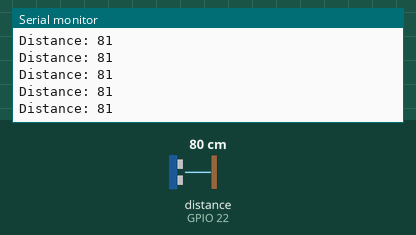
The sketch below on a simulated ESP32. Shown: the last lines printed to the serial monitor. The inputs (shaded band) are chosen by the test bench; at power-on: distance to the obstacle (sensor on GPIO 22) 80 cm. The echo pulse lasts 58.3 µs per cm; WiFi joins after 1.5 s; servers stay silent unless stated; no MQTT or app messages arrive unless stated.

Above: at 2.7 s.
2.8 s: distance to the obstacle (sensor on GPIO 22) set to 2 cm
At 2.83 s:
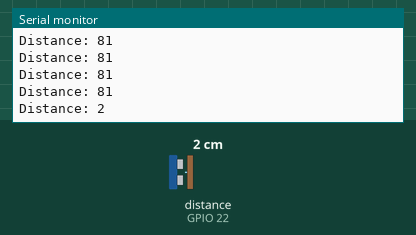
4.3 s: distance to the obstacle (sensor on GPIO 22) set to 18 cm
At 4.34 s:
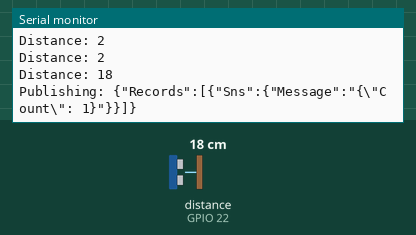
Timing chart, 0 to 7.3 s (numbered marks = the images above; inputs shaded):
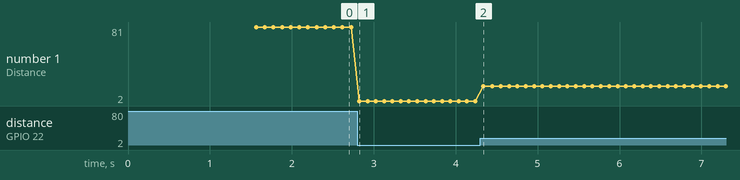

Measured:
- after the input at 2.8 s, the serial monitor: prints a new line at once (image 1)
- after the input at 4.3 s, the serial monitor: prints a new line at once (image 2)
- plotted number 1: 81 → 2 after the input at 2.8 s, 2 → 18 after the input at 4.3 s

The sketch:

aws_iotcore_esp32.ino
```cpp
#include "secrets_example.h" // Include your secrets with AWS credentials
#include <WiFi.h>
#include <WiFiClientSecure.h>
#include <PubSubClient.h>
#include <NewPing.h>

// Configuration for the ultrasonic sensor
#define TRIGGER_PIN  23
#define ECHO_PIN     22
#define COUNT_THRESHOLD 15

NewPing sonar(TRIGGER_PIN, ECHO_PIN, 200); // Ultrasonic sensor setup

// Variables
int pullUpCount = 0;
bool lastState = false;

WiFiClientSecure net; // Create a secure WiFi client
PubSubClient client(net); // Create a PubSub client

void connectAWS() {
    // Connect to Wi-Fi
    WiFi.begin(WIFI_SSID, WIFI_PASSWORD);
    Serial.print("Connecting to Wi-Fi");

    while (WiFi.status() != WL_CONNECTED) {
        delay(500);
        Serial.print("."); // Show connection progress
    }

    Serial.println("Connected to Wi-Fi");

    // Set MQTT broker details
    client.setServer(AWS_IOT_ENDPOINT, 8883); // Set the AWS IoT endpoint

    // Connect to AWS IoT
    while (!client.connected()) {
        Serial.print("Connecting to AWS IoT...");

        // Attempt to connect
        if (client.connect("ESP32Client")) {  // Use a unique client ID
            Serial.println("connected");
        } else {
            Serial.print("failed, rc=");
            Serial.print(client.state()); // Print the connection error code
            Serial.println(" trying again in 5 seconds");
            delay(5000); // Wait 5 seconds before retrying
        }
    }
}

void publishTelemetry(String payload) {
    Serial.print("Publishing: ");
    Serial.println(payload);
    client.publish("pullUpCounter/data", payload.c_str()); // Send the payload as const char*
}

void setup() {
    Serial.begin(115200);
    sonar.ping_cm(); // Initialize the ultrasonic sensor
    connectAWS(); // Connect to AWS IoT
}

void loop() {
    client.loop(); // Keep the MQTT connection alive

    // Read distance from the ultrasonic sensor
    unsigned int distance = sonar.ping_cm();
    Serial.print("Distance: ");
    Serial.println(distance); // Log the distance reading

    // Counting Logic
    if (distance < COUNT_THRESHOLD) { // Close to the sensor
        if (!lastState) {
            lastState = true; // Update state to 'close'
        }
    } else { // Far from the sensor
        if (lastState) { // Transitioning from 'close' to 'far'
            pullUpCount++; // Count the rep
            lastState = false;

            // Create the payload to be sent to AWS IoT
            String payload = "{\"Records\":[{\"Sns\":{\"Message\":\"{\\\"Count\\\": " + String(pullUpCount) + "}\"}}]}";
            publishTelemetry(payload); // Publish the payload

            Serial.print("Published: ");
            Serial.println(payload); // Log the published payload
        }
    }

    delay(100); // Short delay to avoid flooding MQTT
}
```

secrets_example.h
```cpp
#include <pgmspace.h>

#define SECRET

const char WIFI_SSID[] = "Tele2_88B476";
const char WIFI_PASSWORD[] = "2mjxqepw";
const char AWS_IOT_ENDPOINT[] = "azajclrpw54lk-ats.iot.eu-central-1.amazonaws.com";


// Amazon Root CA 1
static const char AWS_CERT_CA[] PROGMEM = R"EOF(
-----BEGIN CERTIFICATE-----
MIIDQTCCAimgAwIBAgITBmyfz5m/jAo54vB4ikPmljZbyjANBgkqhkiG9w0BAQsF
ADA5MQswCQYDVQQGEwJVUzEPMA0GA1UEChMGQW1hem9uMRkwFwYDVQQDExBBbWF6
b24gUm9vdCBDQSAxMB4XDTE1MDUyNjAwMDAwMFoXDTM4MDExNzAwMDAwMFowOTEL
MAkGA1UEBhMCVVMxDzANBgNVBAoTBkFtYXpvbjEZMBcGA1UEAxMQQW1hem9uIFJv
b3QgQ0EgMTCCASIwDQYJKoZIhvcNAQEBBQADggEPADCCAQoCggEBALJ4gHHKeNXj
ca9HgFB0fW7Y14h29Jlo91ghYPl0hAEvrAIthtOgQ3pOsqTQNroBvo3bSMgHFzZM
9O6II8c+6zf1tRn4SWiw3te5djgdYZ6k/oI2peVKVuRF4fn9tBb6dNqcmzU5L/qw
IFAGbHrQgLKm+a/sRxmPUDgH3KKHOVj4utWp+UhnMJbulHheb4mjUcAwhmahRWa6
VOujw5H5SNz/0egwLX0tdHA114gk957EWW67c4cX8jJGKLhD+rcdqsq08p8kDi1L
93FcXmn/6pUCyziKrlA4b9v7LWIbxcceVOF34GfID5yHI9Y/QCB/IIDEgEw+OyQm
jgSubJrIqg0CAwEAAaNCMEAwDwYDVR0TAQH/BAUwAwEB/zAOBgNVHQ8BAf8EBAMC
AYYwHQYDVR0OBBYEFIQYzIU07LwMlJQuCFmcx7IQTgoIMA0GCSqGSIb3DQEBCwUA
A4IBAQCY8jdaQZChGsV2USggNiMOruYou6r4lK5IpDB/G/wkjUu0yKGX9rbxenDI
U5PMCCjjmCXPI6T53iHTfIUJrU6adTrCC2qJeHZERxhlbI1Bjjt/msv0tadQ1wUs
N+gDS63pYaACbvXy8MWy7Vu33PqUXHeeE6V/Uq2V8viTO96LXFvKWlJbYK8U90vv
o/ufQJVtMVT8QtPHRh8jrdkPSHCa2XV4cdFyQzR1bldZwgJcJmApzyMZFo6IQ6XU
5MsI+yMRQ+hDKXJioaldXgjUkK642M4UwtBV8ob2xJNDd2ZhwLnoQdeXeGADbkpy
rqXRfboQnoZsG4q5WTP468SQvvG5
-----END CERTIFICATE-----
)EOF";

// Device Certificate
static const char AWS_CERT_CRT[] PROGMEM = R"KEY(
-----BEGIN CERTIFICATE-----
MIIDWjCCAkKgAwIBAgIVAOGtp+hWsW8doXwtZKnAddF5e6XfMA0GCSqGSIb3DQEB
CwUAME0xSzBJBgNVBAsMQkFtYXpvbiBXZWIgU2VydmljZXMgTz1BbWF6b24uY29t
IEluYy4gTD1TZWF0dGxlIFNUPVdhc2hpbmd0b24gQz1VUzAeFw0yNDEyMTcyMjU4
NDdaFw00OTEyMzEyMzU5NTlaMB4xHDAaBgNVBAMME0FXUyBJb1QgQ2VydGlmaWNh
dGUwggEiMA0GCSqGSIb3DQEBAQUAA4IBDwAwggEKAoIBAQC0pgWk0MKqCpoYbqVW
5VJVMYKCGVznSMNtgUAZkP8AfmOttVmXKZVzQqXkeizGUM+6t3v12pVYJXDvcivK
cc+YgwMB2RFWrXqJnIbAQR+LhmTyXc3y3mfJszKYG/5oTN8/aBhdbv44L0Fv22CW
3stN5lj2C0nb1wPxOsafqSDAy+8paDn5sXoiWd5kYBjwZKj3IXaH2EN9c2amZMe/
Rjd6oMM1T4pbG/H2Twta89X66YzH73FQa/82EGdVJuEn/cypwmZG8jGCy5uBdwoF
JNqF7NQKlty0tSrXNr6CoLOg/zKThRUgCJ9kAX9xXu1kfNxNjZHUVBCjWk6AOEom
9NqVAgMBAAGjYDBeMB8GA1UdIwQYMBaAFMeGdxCXviarzqbeWDOQ6CXnKyw4MB0G
A1UdDgQWBBQgkdIeVquaO99lRMoGs/YUuuGzPjAMBgNVHRMBAf8EAjAAMA4GA1Ud
DwEB/wQEAwIHgDANBgkqhkiG9w0BAQsFAAOCAQEAG8uCHR+lzeJyIes74FdhiwhC
oQFSskUiDrzKTS8XOuOGt8cCndtzf6swnekAnCiTcS9kAY5lMM52d6t2kdqhEkeG
6gyn7HNnG6PkZ9jBlKpdsXDw/GXJc1TrG7684NGtN3l/mu7BryBED2pFOl8kCE81
Dat1d0L0Zs6IhH+WmlQm1ojJVtDLvTW/7msx9nNpYGDLKe01PreKhOZhFOm8vhY+
MAgCpCjp/AAT7rdGvVx/rORiqOvKJLUsdc9MzfVeUkxWEA8IeQJGm+3AGP9K+8rY
wZdWJr5BpIiuqBt0ODOIuNH1Dz1qjbU2yyP3TbMSVZ9UDsd1x6jxCa+2Je/zGQ==
-----END CERTIFICATE-----

)KEY";

// Device Private Key
static const char AWS_CERT_PRIVATE[] PROGMEM = R"KEY(
-----BEGIN RSA PRIVATE KEY-----
MIIEpQIBAAKCAQEAtKYFpNDCqgqaGG6lVuVSVTGCghlc50jDbYFAGZD/AH5jrbVZ
lymVc0Kl5HosxlDPurd79dqVWCVw73IrynHPmIMDAdkRVq16iZyGwEEfi4Zk8l3N
8t5nybMymBv+aEzfP2gYXW7+OC9Bb9tglt7LTeZY9gtJ29cD8TrGn6kgwMvvKWg5
+bF6IlneZGAY8GSo9yF2h9hDfXNmpmTHv0Y3eqDDNU+KWxvx9k8LWvPV+umMx+9x
UGv/NhBnVSbhJ/3MqcJmRvIxgsubgXcKBSTahezUCpbctLUq1za+gqCzoP8yk4UV
IAifZAF/cV7tZHzcTY2R1FQQo1pOgDhKJvTalQIDAQABAoIBAAwWQ7Boa233MaJK
3PM4es7KdkIAMnAjNThBeql7QySkUEUSKkFr/dzta64i4pYOWCfVGQ01J+Ly9mB/
EiEEhnBc67mW7YsQJm/IsldwxAyQ3HY/AoWqjeU4AT2eOeJ+qj1S2LZ/s7DMsKMs
WYUeuRmoPPGRhcqY02GznhCWv2NG5RUqj59b33eReIGTcIuFlqxG3OEU4pQNpslD
u2nfJBH4t8Me4RKPfEd7DT5N4Q80UA4O1LQtxEngIhcM0+whpvYnJPTaEgAfwmkh
iq3JfDgo/xrb0YjUeOvpBFIBceNm/qHLfRkgaFGSyNszKzDXSHQ3HOvgm0AN+O+j
Wi/38g0CgYEA4ZM9tvidaD861WtAff34E4vx61YxCiSXCxyifqx3nrzEdYw5ORuq
J77F7NkyoDkHUm2CD3P9h/oNu6t8sx7WJO+f6pBpWsEHwJIXQrNVLvtN3sVpPFBp
OSvb+VJ7r2ykRVpNaUFOQee2Ar0fEuBlFncN16PHw/fj7do5PXzEoucCgYEAzQOI
wDEnwR7oJxhNT3Z5TKAqC/w/niynLpb7KswEXmmhHugo0BVvo6ERoTNmhfe/XARw
X6RbwbDdQB1Sb13GCXfO0S7MKR70dIqckGwhouv80aqXGQbx/l/BRgiEiJ8GGOeY
EHuRWxfQvtm6fSoZrqGwhpTft+B1j40NAz8rIyMCgYEApIvBkvzb5bVp91BbJQzj
r26ANAkVkK6MN6DVr82jHHnaXVzCSTQy9PcmbdUqJtIy0x/qpdcYc94lsmYveoHd
9+eMIZDiKT9xpjlrGk6yrqjGbuBWGZcWiovB1Kckbhyz35s1qLfonA6oKGtIhX6G
ftKtmEVybTMgYtqysnWXArUCgYEApmVf8N30rkIvmsuWtBAsk4zLk77Aw9jqOF5C
rZG5WgfRxgwYVAuR+PUaIgReCg3zOvQ/YOE9uA+dBBTIe6tYuQaMzit1eUqujoiS
WoXpJxrysBoNWTrR3uxJKlZve5PWlxAh0/73E0BZJQ4C1uP8xEhnxlO+4LdFs6WA
EkqK8JECgYEAtwrgt9krjh2QW/eEvx9CC0QZRiSdeubHq0KaRJwnmCuqJXTsaTUb
pR9IYdaEfSosMVaSbzoETlhWaz3gdPNPxAX7NVTbB6nX0wqNJWlkWC+wRz+MGtT3
JqvZ4bmsZ4NBeOqwimxb0IsrqSVgHQqDIApxDrbUJmdNHKLB3uD7EDc=
-----END RSA PRIVATE KEY-----

)KEY";
```
